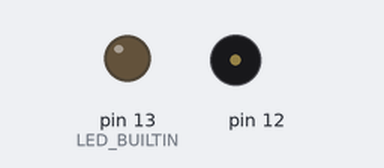
The sketch below on a simulated Arduino Uno, built with avr-gcc and run on an emulated ATmega328P. Shown: output pins drawn as LEDs (lit = HIGH), buzzer (waves = sounding). Dashed ring = blinking.

Above: at 0.1 s.
At 12.8 s:
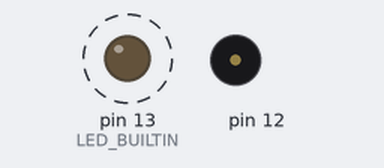
Timing chart, 0 to 14.3 s (numbered marks = the images above):
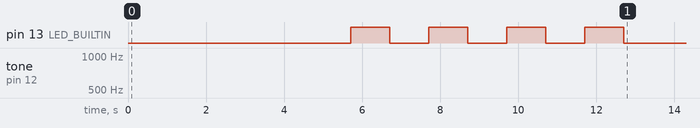

The sketch:

cirene.ino
```cpp
int vezesQueCireneToca = 0;
int vezesQueBipToca = 0;

void setup() {
  pinMode(LED_BUILTIN, OUTPUT);
}

void loop() {
  while (vezesQueCireneToca<4) {
    for (int freq = 500; freq<2000; freq+=1) {
      tone(12,freq);
      delayMicroseconds(600);
    }
    ++vezesQueCireneToca;
    vezesQueBipToca = 0;
  }
  noTone(12);

  delay(2000);

  while (vezesQueBipToca<4) {
    digitalWrite(LED_BUILTIN, HIGH);
    delay(1000);
    digitalWrite(LED_BUILTIN, LOW);
    delay(1000);

    ++vezesQueBipToca;
    vezesQueCireneToca = 0;
  }

  delay(2000);
}
```

Measured:
- by itself, pin 13 (LED_BUILTIN): LOW → HIGH at 5.7 s, → LOW 1.0 s later, → HIGH 1.0 s later, → LOW 1.0 s later, … (8 changes in this stretch)
